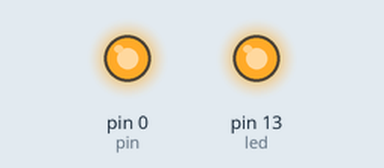
The sketch below on a simulated Arduino Uno, built with avr-gcc and run on an emulated ATmega328P. On the bench: output pins drawn as LEDs (lit = HIGH).

Above: at 0.1 s.
Timing chart, 0 to 1.6 s (numbered marks = the images above):
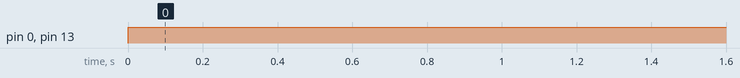

The sketch:

PinTest.ino
```cpp
int pin = 0;
int led = 13;

void setup() {
  // put your setup code here, to run once:
  pinMode(pin, OUTPUT);
  pinMode(led, OUTPUT);
}

void loop() {
  // put your main code here, to run repeatedly:
  digitalWrite(pin, HIGH);
  digitalWrite(led, HIGH);
}
```

Measured:
- by itself, pin 0 (pin), pin 13 (led): LOW → HIGH at 0.00 s
